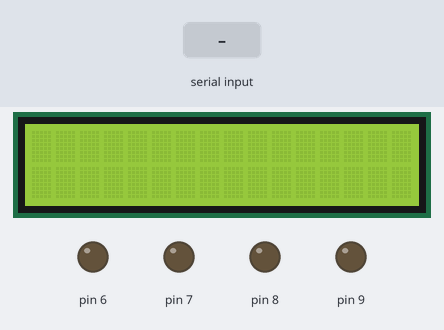
A sketch run on a simulated Arduino Uno, built with avr-gcc and run on an emulated ATmega328P. Parts: 16×2 character LCD, output pins drawn as LEDs (lit = HIGH). The test bench sets the inputs (shaded band).

Above: at 1.2 s.
1.3 s: "W" received over Serial
At 2.3 s:
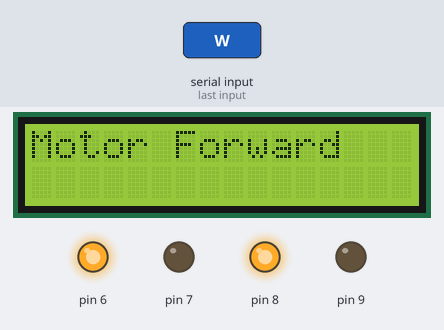
2.8 s: "Z" received over Serial
At 3.4 s:
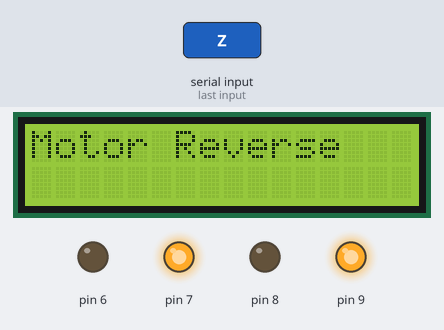
4.3 s: "X" received over Serial
At 4.7 s:
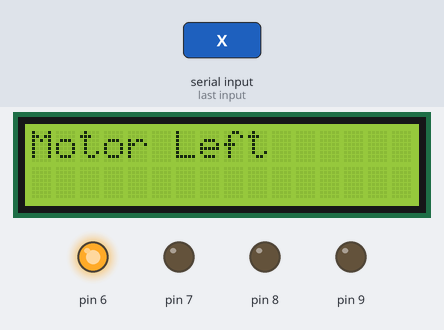
5.8 s: "Y" received over Serial
At 7.0 s:
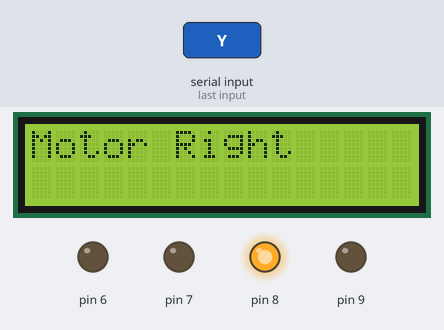
7.3 s: "E" received over Serial
At 8.3 s:
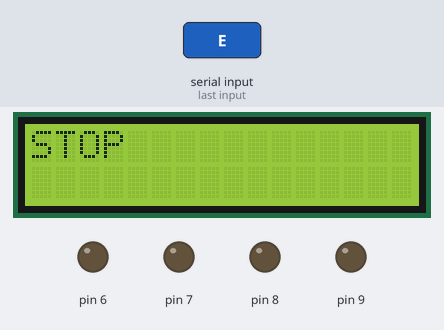
Timing chart, 0 to 9.8 s (numbered marks = the images above; inputs shaded):
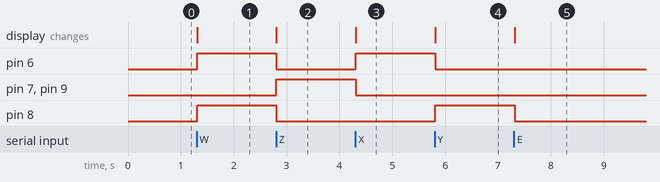

Measured:
- after the input at 1.3 s, pin 6, pin 8: LOW → HIGH at once; the display: changes at once (image 1)
- after the input at 2.8 s, pin 6, pin 8: HIGH → LOW at once; pin 7, pin 9: LOW → HIGH at once; the display: changes at once (image 2)
- after the input at 4.3 s, pin 6: LOW → HIGH at once; pin 7, pin 9: HIGH → LOW at once; the display: changes at once (image 3)
- after the input at 5.8 s, pin 6: HIGH → LOW at once; pin 8: LOW → HIGH at once; the display: changes at once (image 4)
- after the input at 7.3 s, pin 8: HIGH → LOW at once; the display: changes at once (image 5)

The sketch:

WRITE_ardunio_RX_robot.ino
```cpp
// the setup routine runs once when you press reset:
#include <LiquidCrystal.h>
LiquidCrystal lcd(12, 11, 5, 4, 3, 2);

void setup()
{
  lcd.begin(16,2);
  Serial.begin(9600);
  pinMode(6, OUTPUT);
  pinMode(7, OUTPUT);
  pinMode(8, OUTPUT);
  pinMode(9, OUTPUT);
}

// the loop routine runs over and over again forever:
void loop()
{
char data;
data=Serial.read();
  if (data=='W')

  {
     lcd.clear();
     lcd.setCursor(0,0);
  // lcd.print("Temp:");
   //lcd.setCursor(6,0);
     lcd.print("Motor Forward");
     digitalWrite(6, HIGH);
     digitalWrite(7, LOW);
     digitalWrite(8, HIGH);
     digitalWrite(9, LOW);

    //delay(100);
  }
  else if (data=='Z')
  {
    lcd.clear();
    lcd.setCursor(0,0);
    lcd.print("Motor Reverse");
      //delay(100);
     digitalWrite(6, LOW);
     digitalWrite(7, HIGH);
     digitalWrite(8, LOW);
     digitalWrite(9, HIGH);

  }
  else if (data=='X')
  {
    lcd.clear();
    lcd.setCursor(0,0);
    lcd.print("Motor Left");
     digitalWrite(6, HIGH);
     digitalWrite(7, LOW);
     digitalWrite(8, LOW);
     digitalWrite(9, LOW);


  }
  else if (data=='Y')
  {
    lcd.clear();
   lcd.setCursor(0,0);
   lcd.print("Motor Right");
    //delay(100);
     digitalWrite(6, LOW);
     digitalWrite(7, LOW);
     digitalWrite(8, HIGH);
     digitalWrite(9, LOW);


  }

   else if (data=='E')
  {
    lcd.clear();
   lcd.setCursor(0,0);
   lcd.print("STOP");
    //delay(100);
     digitalWrite(6, LOW);
     digitalWrite(7, LOW);
     digitalWrite(8, LOW);
     digitalWrite(9, LOW);


  }

   delay(10);        // delay in between reads for stability
}
```
